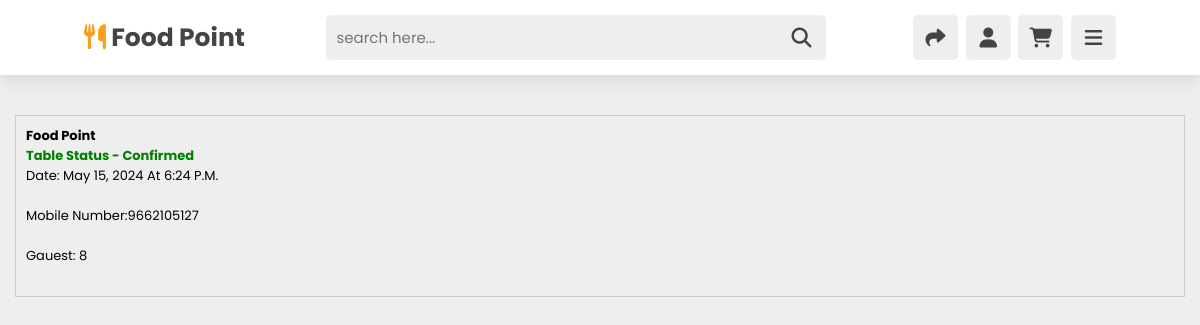
Page /booking/ (signed in) on the committed database.
### food/models.py (models this page shows)
class TableBooking(models.Model):
    user = models.ForeignKey(User, on_delete=models.CASCADE)
    mobile_number=models.CharField(max_length=12)
    booking_date=models.DateField()
    booking_time=models.TimeField()
    number_of_people=models.IntegerField()

### food/views.py (the view, shortened to what this page needs)
# urls.py: path('booking/',views.booking,name='booking'),
def booking(request):
    data=TableBooking.objects.filter(user=request.user)
    return render(request, 'tablebook.html',{'data':data})

### food/templates/tablebook.html (shortened to what this page needs)
{% load static %}
<!DOCTYPE html>
<html lang="en">
<head>
    <link rel="stylesheet" href="https://unpkg.com/swiper/swiper-bundle.min.css" />
    <link rel="stylesheet" href="https://cdnjs.cloudflare.com/ajax/libs/font-awesome/6.1.1/css/all.min.css">
    <link rel="stylesheet" type="text/css" href="{% static 'css/style.css' %}">
</head>
<body>
    <header class="header">
        <a href="#" class="logo"> <i class="fas fa-utensils"></i> Food Point </a>
        <form action="" class="search-form">
            <input type="search" name="" placeholder="search here..." id="searchBox">
            <label for="searchBox" class="fas fa-search"></label>
        </form>
        <div class="icons">
            <div class="fas fa-share" id="theme-btn"></div>
            <div class="fas fa-user" id="login-btn"></div>
            <div class="fas fa-shopping-cart" id="cart-btn"></div>
            <div class="fas fa-bars" id="menu-btn"></div>
        </div>
    </header>
    <div class="main1">
        {% for i in data %}
        <div class="main2">
            <strong>Food Point</strong><br>
            <strong style="color:green">Table Status - Confirmed</strong><br>
            <p>Date:  {{ i.booking_date }} At {{ i.booking_time }}</p><br>
            <p>Mobile Number:{{ i.mobile_number }}</p><br>
            <p>Gauest: {{i.number_of_people}}</p><br>
    </div>
        {% empty %}
        <p>No results found</p>
        {% endfor %}
    </div>
</body>
</html>

### food/static/css/style.css (style rules this page uses)
:root { --orange:#F79F1F; --text-color-1:#444; --text-color-2:#666; --bg-color-1:#fff; --bg-color-2:#eee; --box-shadow:0 .5rem 1.5rem rgba(0,0,0,.1); }
* { font-family: 'Poppins', sans-serif; margin:0; padding:0; box-sizing: border-box; outline: none; border:none; text-decoration: none; text-transform: capitalize; }
html { font-size: 62.5%; overflow-x: hidden; scroll-padding-top: 7rem; scroll-behavior: smooth; }
body { background:var(--bg-color-2); }
.header { position: fixed; top:0; left:0; right:0; background:var(--bg-color-1); box-shadow: var(--box-shadow); padding: 1.5rem 7%; z-index: 1000; display: flex; align-items: center; justify-content: space-between; }
.header .logo { font-weight: bolder; font-size: 2.5rem; color:var(--text-color-1); }
.header .logo i { color:var(--orange); }
.header .search-form { background:var(--bg-color-2); border-radius: .5rem; display: flex; align-items: center; height: 4.5rem; width:50rem; }
.header .search-form input { height:100%; width:100%; background:none; text-transform: none; font-size: 1.5rem; color:var(--text-color-1); padding:1rem; }
.header .search-form label { font-size: 2rem; margin-right: 1.5rem; color:var(--text-color-1); cursor: pointer; }
.header .icons div { height:4.5rem; width:4.5rem; line-height:4.5rem; font-size: 2rem; border-radius: .5rem; margin-left: .5rem; background:var(--bg-color-2); color:var(--text-color-1); cursor: pointer; text-align: center; }

### food/templates/tablebook.html (style rules this page uses)
.main1 { padding: 10px; position: relative; top: 100px; }
.main2 { border: 1px solid #ccc; padding: 10px; font-size: 13px; margin: 5px; position:relative; }

### rows in the picture
TableBooking: booking_date "May 15, 2024", booking_time "6:24 P.m.", mobile_number "9662105127", number_of_people "8"
